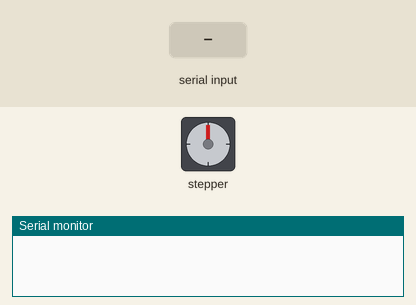
A sketch run on a simulated Arduino Uno, built with avr-gcc and run on an emulated ATmega328P. On the bench: stepper motor, the last lines printed to the serial monitor. Wiring (inferred from the names in the program): stepper motor driver (200 steps per turn assumed): step pin 7; direction pin 6. Inputs (shaded band) come from the test bench.

Above: at 1.2 s.
1.3 s: "30,150\n" received over Serial
At 2.7 s:
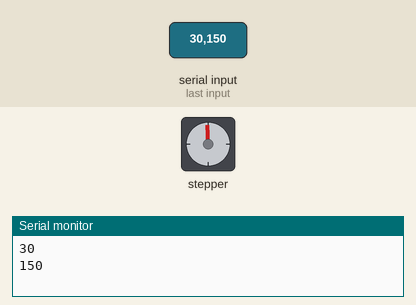
3.2 s: "5\n" received over Serial
At 4.2 s:
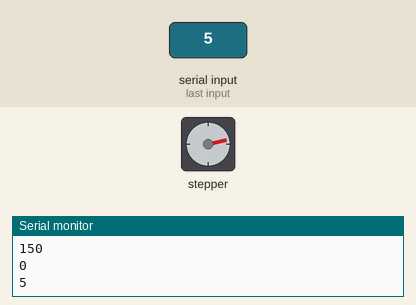
4.7 s: "1\n" received over Serial
At 5.0 s:
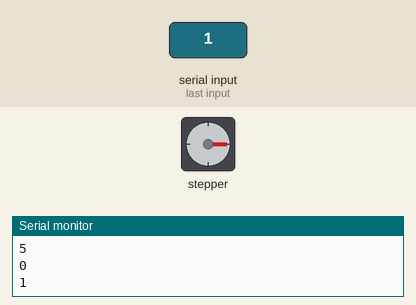
6.2 s: "200\n" received over Serial
At 7.1 s:
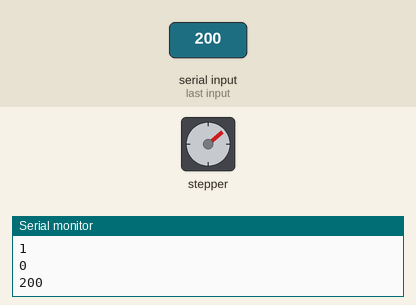
8.2 s: "30,150\n" received over Serial
At 9.1 s:
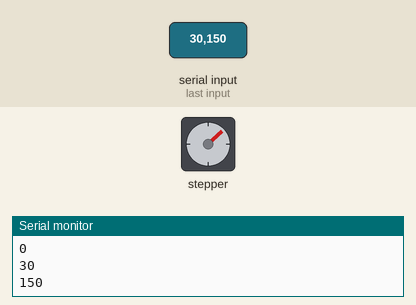
10.1 s: "5\n" received over Serial
At 10.7 s:
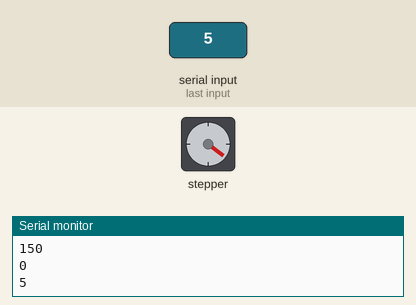
Timing chart, 0 to 12.6 s (numbered marks = the images above; inputs shaded):
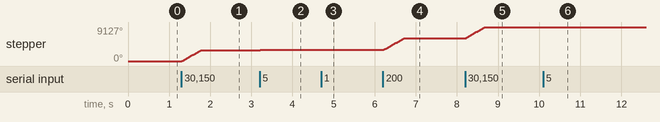

Measured:
- after the input at 1.3 s, stepper: turns 2878° clockwise in 0.47 s, starting at once
- after the input at 3.2 s, stepper: goes 2880° 0.01 s, then 2957°, starting at once
- after the input at 4.7 s, stepper: turns 14° clockwise, starting at once
- after the input at 6.2 s, stepper: turns 3199° clockwise in 0.52 s, starting at once
- after the input at 8.2 s, stepper: turns 2878° clockwise in 0.47 s, starting at once
- after the input at 10.1 s, stepper: goes 9050° 0.01 s, then 9127°, starting at once

The sketch:

TEST_TB6600.ino
```cpp
#define DIR_PIN 6
#define STEP_PIN 7

void setup() {
  Serial.begin(9600);
  pinMode(DIR_PIN, OUTPUT);
  pinMode(STEP_PIN, OUTPUT);
}
int value;
bool data_in;
void loop() {
  if (Serial.available() > 0) {
    value = Serial.parseInt();
    data_in = 1;
  }
  if (data_in == 1) {
    Serial.println(value);
    rotateDeg(value, 0.5);
    data_in = 0;
  }
}

void rotate(int steps, float speed) {
  //rotate a specific number of microsteps (8 microsteps per step) - (negitive for reverse movement)
  //speed is any number from .01 -> 1 with 1 being fastest - Slower is stronger
  int dir = (steps > 0) ? HIGH : LOW;
  steps = abs(steps);

  digitalWrite(DIR_PIN, dir);

  float usDelay = (1 / speed) * 70;

  for (int i = 0; i < steps; i++) {
    digitalWrite(STEP_PIN, HIGH);
    delayMicroseconds(usDelay);

    digitalWrite(STEP_PIN, LOW);
    delayMicroseconds(usDelay);
  }
}

void rotateDeg(float deg, float speed) {
  //rotate a specific number of degrees (negitive for reverse movement)
  //speed is any number from .01 -> 1 with 1 being fastest - Slower is stronger
  int dir = (deg > 0) ? HIGH : LOW;
  digitalWrite(DIR_PIN, dir);

  int steps = abs(deg) * (1 / 0.1125);      // 3200
  float usDelay = (1 / speed) * 70;

  for (int i = 0; i < steps; i++) {
    digitalWrite(STEP_PIN, HIGH);
    delayMicroseconds(usDelay);

    digitalWrite(STEP_PIN, LOW);
    delayMicroseconds(usDelay);
  }
}
```
